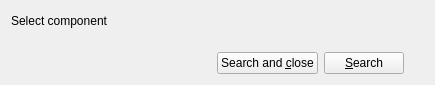
<?xml version="1.0" encoding="UTF-8"?>
<ui version="4.0">
 <class>ComponentSelectionForm</class>
 <widget class="QWidget" name="ComponentSelectionForm">
  <property name="geometry">
   <rect>
    <x>0</x>
    <y>0</y>
    <width>435</width>
    <height>85</height>
   </rect>
  </property>
  <property name="windowTitle">
   <string>Component search</string>
  </property>
  <layout class="QGridLayout" name="gridLayout_2">
   <item row="0" column="0">
    <widget class="QLabel" name="selectLabel">
     <property name="text">
      <string>Select component</string>
     </property>
    </widget>
   </item>
   <item row="0" column="1" colspan="7">
    <spacer name="topSpacer">
     <property name="orientation">
      <enum>Qt::Horizontal</enum>
     </property>
     <property name="sizeHint" stdset="0">
      <size>
       <width>40</width>
       <height>20</height>
      </size>
     </property>
    </spacer>
   </item>
   <item row="1" column="0" colspan="8">
    <widget class="QWidget" name="componentContainer" native="true"/>
   </item>
   <item row="2" column="0" colspan="8">
    <layout class="QHBoxLayout" name="bottomLayout">
     <item>
      <spacer name="spacerBottom2">
       <property name="orientation">
        <enum>Qt::Horizontal</enum>
       </property>
       <property name="sizeHint" stdset="0">
        <size>
         <width>205</width>
         <height>0</height>
        </size>
       </property>
      </spacer>
     </item>
     <item>
      <widget class="QPushButton" name="searchAndCloseButton">
       <property name="text">
        <string>Search and &amp;close</string>
       </property>
      </widget>
     </item>
     <item>
      <widget class="QPushButton" name="searchButton">
       <property name="text">
        <string>&amp;Search</string>
       </property>
      </widget>
     </item>
     <item>
      <spacer name="spacerBottom1">
       <property name="orientation">
        <enum>Qt::Horizontal</enum>
       </property>
       <property name="sizeType">
        <enum>QSizePolicy::Fixed</enum>
       </property>
       <property name="sizeHint" stdset="0">
        <size>
         <width>20</width>
         <height>0</height>
        </size>
       </property>
      </spacer>
     </item>
    </layout>
   </item>
  </layout>
 </widget>
 <resources/>
 <connections/>
</ui>
